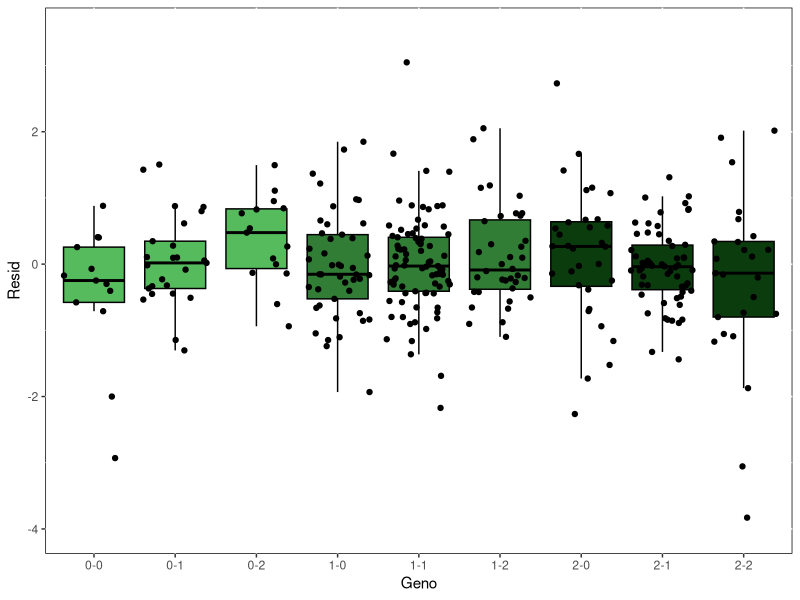

Write R code to recreate this figure.
#!/usr/bin/env Rscript

library('ggplot2')
print('Figure 5d')

######################################
#####		 	  				######
#####		 READ  				######
#####		 	  				######
######################################

pdf('CETP.rs1967309-rs158477.Hg38.GTEx.SkinExposed.25PEER.pdf',width=7, height=7)


# This file contains residual of CETP expression made on CETP expression, corrected for all covariates (no SNPs)
allData=read.table('GTEx.Skin.Male.25PEERs.txt',header=TRUE, row.names=NULL, sep=' ')

allData$rs1967309=as.factor(allData$rs1967309)
print(ggplot(allData,aes(y=Resid,fill=rs1967309,x=Geno))+geom_boxplot(outlier.shape=NA,color='black')+geom_jitter()+theme(panel.background=element_rect(fill='white', color='black'), legend.position='none')+scale_fill_manual(values=c('#56bb5d','#317d36','#0b3c0e'))+ylim(-4,3.5))



dev.off()
